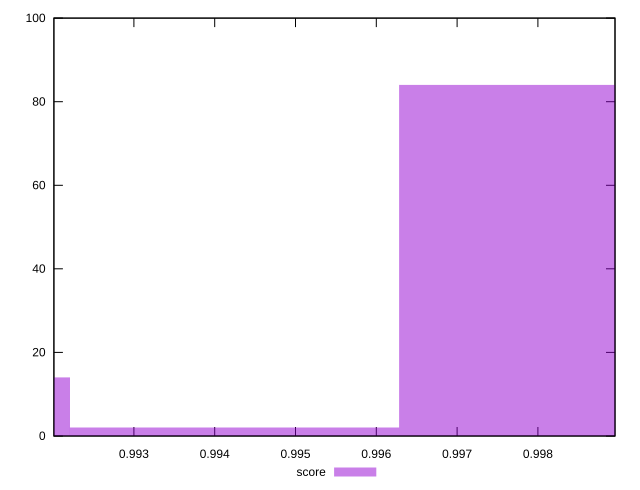

The gnuplot source for this figure:
reset

$score <<EOF
0.9983195819086025 84
0.9901700343011853 14
0.9942448081048939 2
EOF

set key outside below
set boxwidth 0.004074773803708582
set xrange [0.9920095198111976:0.9989547655932997]
set yrange [0:100]
set trange [0:100]
set style fill transparent solid 0.5 noborder
set terminal svg size 640, 490 enhanced background rgb 'white'
set output "report_00007_2020-12-11T15:55:29.892Z/interactive/samples/pages+cached+noexternal+nofonts+nosvg+noimg/score/histogram.svg"

plot $score title "score" with boxes

reset
